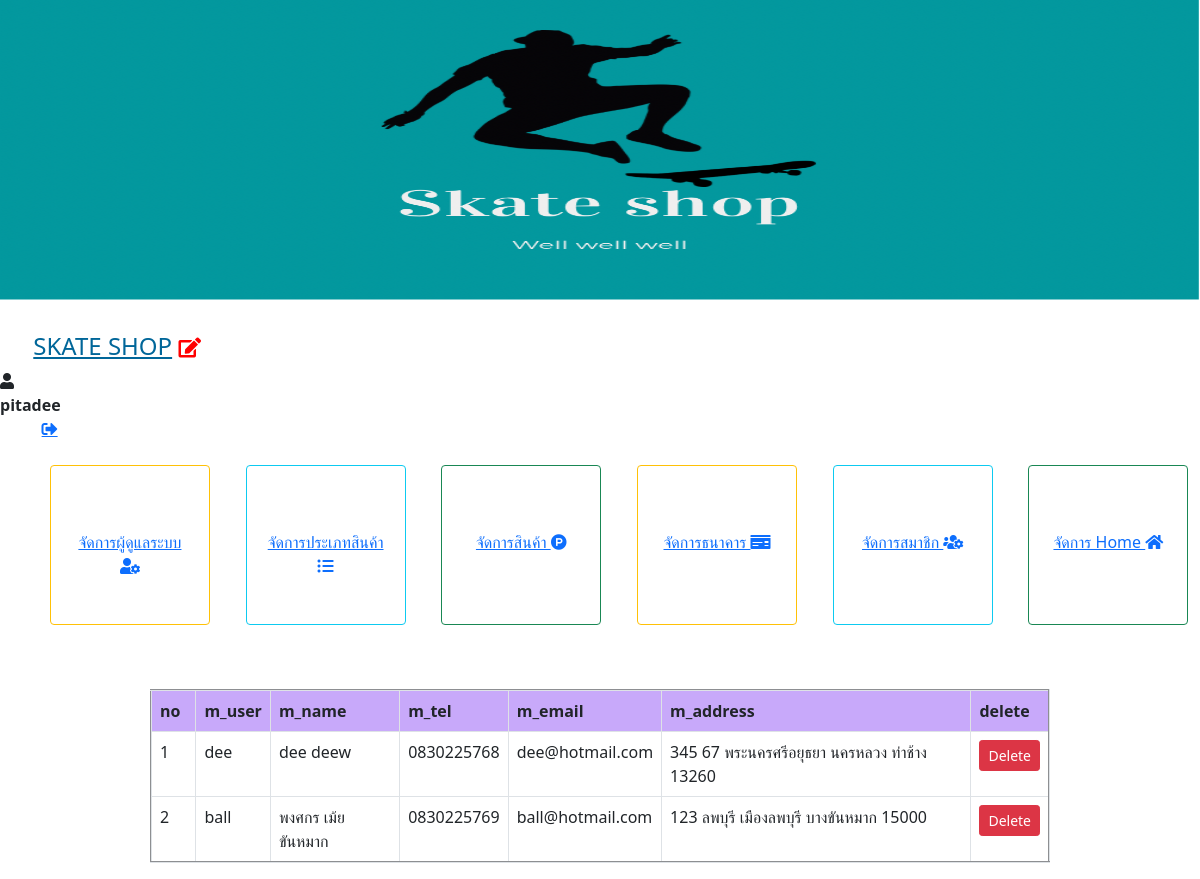
/skate-shop/admin/member_list.php (signed in), run on the app's committed database.
### tables this page shows
CREATE TABLE `shop` (
  `h_id` int(10) NOT NULL,
  `h_name` varchar(100) NOT NULL,
  `g_img` varchar(200) NOT NULL,
  `h_address` varchar(200) DEFAULT NULL,
  `h_tel` varchar(12) DEFAULT NULL,
  `h_fb` varchar(200) DEFAULT NULL,
  `h_ig` varchar(200) DEFAULT NULL
);

CREATE TABLE `address` (
  `address_id` int(11) NOT NULL,
  `a_address` varchar(100) NOT NULL,
  `a_provinces` varchar(100) NOT NULL,
  `a_amphures` varchar(100) NOT NULL,
  `a_districts` varchar(100) NOT NULL,
  `a_zipcode` int(11) NOT NULL,
  `member_id` varchar(100) NOT NULL
);

CREATE TABLE `member` (
  `member_id` int(11) NOT NULL,
  `m_user` varchar(20) NOT NULL,
  `m_pass` varchar(512) NOT NULL,
  `m_name` varchar(100) NOT NULL,
  `m_email` varchar(100) NOT NULL,
  `m_tel` varchar(20) NOT NULL,
  `date_save` timestamp NOT NULL DEFAULT current_timestamp()
);

CREATE TABLE `provinces` (
  `id` int(5) NOT NULL,
  `code` varchar(2) NOT NULL,
  `pro_name_th` varchar(150) NOT NULL,
  `name_en` varchar(150) NOT NULL,
  `geography_id` int(5) NOT NULL DEFAULT 0
);

CREATE TABLE `amphures` (
  `id` int(5) NOT NULL,
  `code` varchar(4) NOT NULL,
  `am_name_th` varchar(150) NOT NULL,
  `name_en` varchar(150) NOT NULL,
  `province_id` int(5) NOT NULL DEFAULT 0
);

CREATE TABLE `districts` (
  `id` varchar(6) NOT NULL,
  `zip_code` int(11) NOT NULL,
  `dis_name_th` varchar(150) NOT NULL,
  `name_en` varchar(150) NOT NULL,
  `amphure_id` int(11) NOT NULL DEFAULT 0
);

### skate-shop/admin/h.php (called while the page is built, shortened)
<?php session_start();
  $a_user = $_SESSION['a_user'];
?>

### skate-shop/admin/member_list.php (the view, shortened to what this page needs)
<!DOCTYPE html>
<html>
<head>
  <link href="https://cdn.jsdelivr.net/npm/bootstrap@5.0.2/dist/css/bootstrap.min.css" rel="stylesheet">
</head>
  <body>
    <?php include('h.php');
      ?>
      <?php include('header.php');
      ?>
      <br></br>
<?php
include('h.php');
include('h2.php');
?>
<center>
    <div class="col-md-9">
    <?php
      include('datatable.php');
                include('condb.php');
                $query = "SELECT * FROM address
                          LEFT JOIN member ON member.member_id=address.member_id
                          LEFT JOIN provinces ON provinces.id=address.a_provinces
                          LEFT JOIN amphures ON amphures.id=address.a_amphures
                          LEFT JOIN districts ON districts.id=address.a_districts" or die("Error:" . mysqli_error());
                $result = mysqli_query($con, $query);
                $row_am = mysqli_fetch_assoc($result);
                $num=0;
                ?>
          <table border="2" class="display table table-bordered" id="example1" align="center"  >
          <thead  >
            <tr class="info" bgcolor='#c8a9fa'>
            <th width="5%">no</th>
            <th >m_user</th>
            <th>m_name</th>
            <th>m_tel</th>
            <th>m_email</th>
            <th>m_address</th>
            <th width="5%">delete</th>
          </tr>
        </thead>
          <?php do {  $num++; ?>
            <tr>
            <td><?php echo $num; ?></td>
              <td><?php echo $row_am['m_user']; ?></td>
              <td ><?php echo $row_am['m_name']; ?></td>
              <td><?php echo $row_am['m_tel']; ?></td>
              <td><?php echo $row_am['m_email']; ?></td>
              <td>
                <?php echo $row_am['a_address']; ?>
                <?php echo $row_am['pro_name_th']; ?>
                <?php echo $row_am['am_name_th']; ?>
                <?php echo $row_am['dis_name_th']; ?>
                <?php echo $row_am['a_zipcode']; ?>
              </td>
              <td align="center" ><a href="member_del_db.php?ID=<?php echo $row_am['member_id']; ?>" class='btn btn-danger btn-sm'  onclick="return confirm('Do you want to delete this member? !!!'')">Delete</a> </td>
            </tr>
            <?php } while ($row_am =  mysqli_fetch_assoc($result)); ?>
            </table></div></center>
  </body>
</html>

### skate-shop/admin/header.php (shortened to what this page needs)
<html lang="en">
<head>
    <?php include('h.php');
      ?>
       <?php include('h2.php');
      ?>
</head>
<?php
      $query_product = "SELECT * FROM shop ";
      $result_pro =mysqli_query($con, $query_product) or die ("Error in query: $query_product " . mysqli_error());
      $row_pro = mysqli_fetch_array($result_pro);
      ?>
<body>
<div class="row">
<img src="g_img/<?php echo $row_pro['g_img']; ?>" width="100%" height="300">
    <div class="col-10">
        <a  href="index.php"  align="center" class="card-title" style="color:#069;"><h4 ><?php echo $row_pro["h_name"];?></a>
        <a  class="navbar-brand" href="about_store_edit_db.php" data-bs-toggle="modal" data-bs-target="#edit" data-bs-whatever="@mdo">
          <i style="color:red;"class="fas fa-edit"></i>
        </a>
      </div>&nbsp;&nbsp;&nbsp;&nbsp;&nbsp;&nbsp;&nbsp;&nbsp;&nbsp;&nbsp;&nbsp;&nbsp;&nbsp;&nbsp;&nbsp;&nbsp;&nbsp;
      <div class="col-1">
        <div class="icons">
            <i class="fas fa-user"></i><b style="color:#212529"> <?php echo $a_user; ?></b>
            <a href="../logout.php" class="fas fa-sign-out-alt" onclick="return confirm('คุณต้องการออกจากระบบหรือไม่?')"></a>
        </div>
      </div>
</div>
<br>
<div class="row">
  <div class="col-sm">
<div class="card border-warning text-center" style="height: 10rem; width: 10rem;" >
  <div class="card-body">
    <br><br>
  <a href="admin_list.php">จัดการผู้ดูแลระบบ
     <i class="fas fa-user-cog"></i>
  </a>
  </div>
</div>
</div>
<div class="col-sm">
<div class="card border-info text-center" style="height: 10rem; width: 10rem;" >
  <div class="card-body ">
    <br><br>
    <a href="type_list.php">จัดการประเภทสินค้า   <i class="fas fa-list-ul"></i></a>
  </div>
</div>
</div>
<div class="col-sm">
<div class="card border-success text-center" style="height: 10rem; width: 10rem;" >
  <div class="card-body">
    <br><br>
    <a href="product_list.php">จัดการสินค้า   <i class="fab fa-product-hunt"></i></a>
  </div>
</div>
</div>
<div class="col-sm">
<div class="card border-warning text-center" style="height: 10rem; width: 10rem;" >
  <div class="card-body">
    <br><br>
    <a href="bank_list.php">จัดการธนาคาร  <i class="fas fa-money-check"></i></a>
  </div>
</div>
</div>
<div class="col-sm">
<div class="card border-info text-center" style="height: 10rem; width: 10rem;" >
  <div class="card-body">
    <br><br>
    <a href="member_list.php">จัดการสมาชิก  <i class="fas fa-users-cog"></i></a>
  </div>
</div>
</div>
<div class="col-sm">
<div class="card border-success text-center" style="height: 10rem; width: 10rem;" >
  <div class="card-body">
    <br><br>
    <a href="about_store.php">จัดการ Home  <i class="fas fa-home"></i></a>
  </div>
</div>
</div>
</div>
</body>
</html>

### skate-shop/admin/h2.php (shortened to what this page needs)
<!DOCTYPE html>
<html lang="en">
  <head>
    <link href="https://cdn.jsdelivr.net/npm/bootstrap@5.0.2/dist/css/bootstrap.min.css" rel="stylesheet">
    <link href="https://cdn.jsdelivr.net/npm/bootstrap@5.0.2/dist/css/bootstrap.min.css" rel="stylesheet">
    <link rel="stylesheet" href="https://cdnjs.cloudflare.com/ajax/libs/font-awesome/5.15.3/css/all.min.css">
  </head>

### skate-shop/admin/datatable.php (shortened to what this page needs)
<link rel="stylesheet" type="text/css" href="//cdn.datatables.net/1.10.11/css/jquery.dataTables.min.css">

### data on the page
shop: g_img (picture), h_name "SKATE SHOP"
address: member.m_user "dee", member.m_name "dee deew", member.m_tel "0830225768", member.m_email "dee@hotmail.com", a_address "345 67", provinces.pro_name_th "พระนครศรีอยุธยา", amphures.am_name_th "นครหลวง", districts.dis_name_th "ท่าช้าง", a_zipcode "13260"
address: member.m_user "ball", member.m_name "พงศกร เม้ยขันหมาก", member.m_tel "0830225769", member.m_email "ball@hotmail.com", a_address "123", provinces.pro_name_th "ลพบุรี", amphures.am_name_th "เมืองลพบุรี", districts.dis_name_th "บางขันหมาก", a_zipcode "15000"

### other printed values
$a_user "pitadee"
